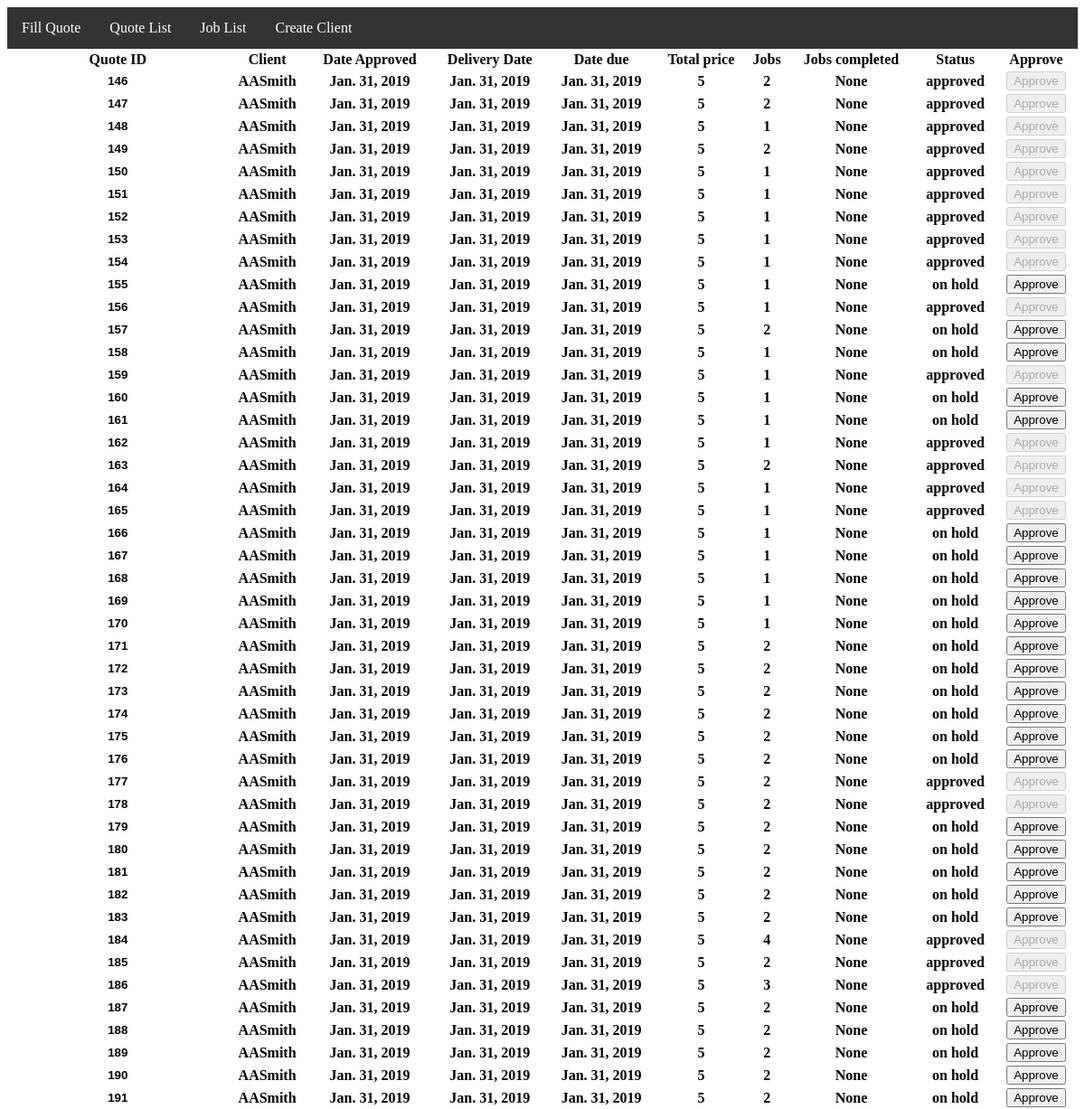
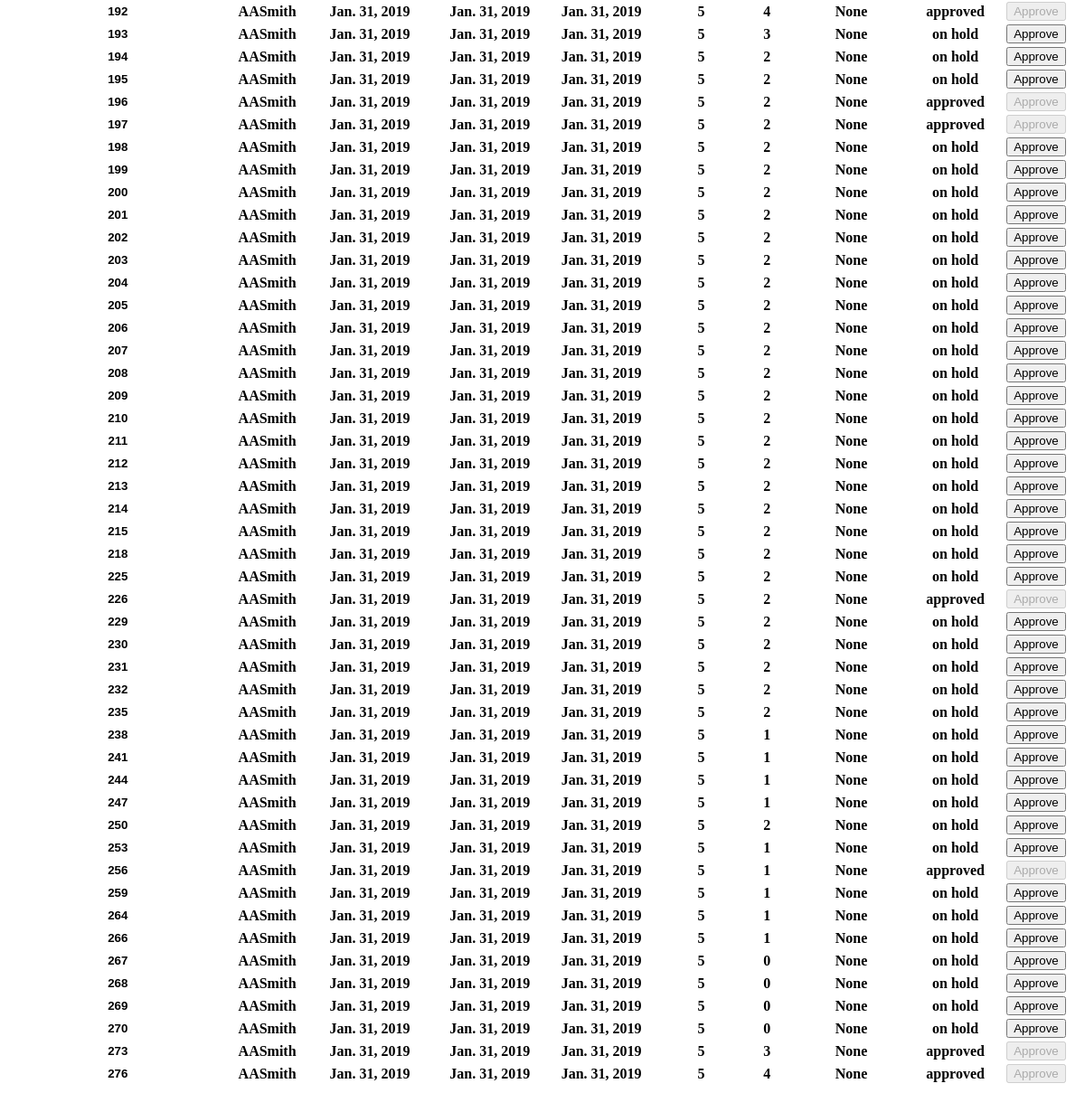
Page /frigg/getQuotes/ on the earlier database version (2 pictures, top to bottom).
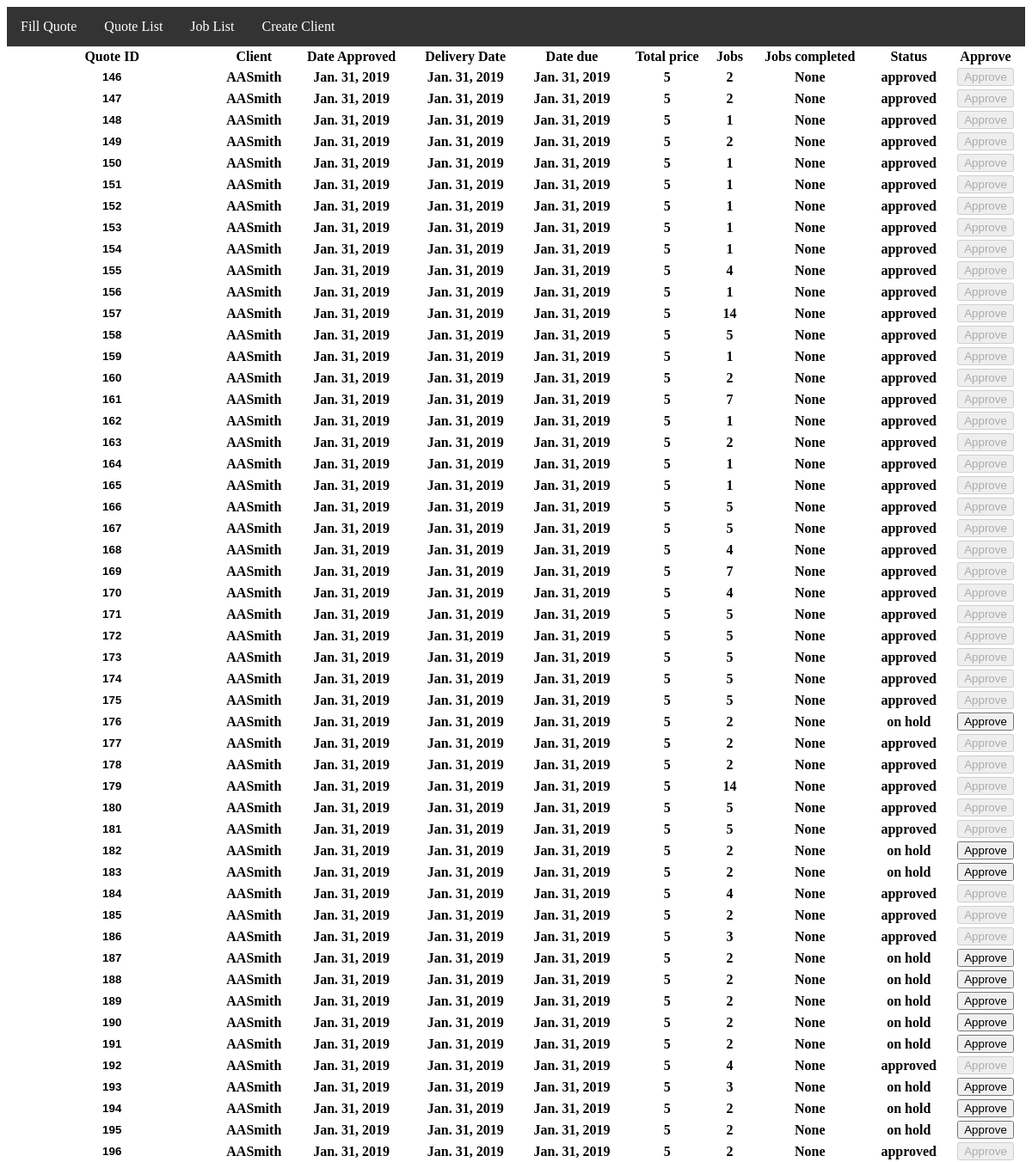
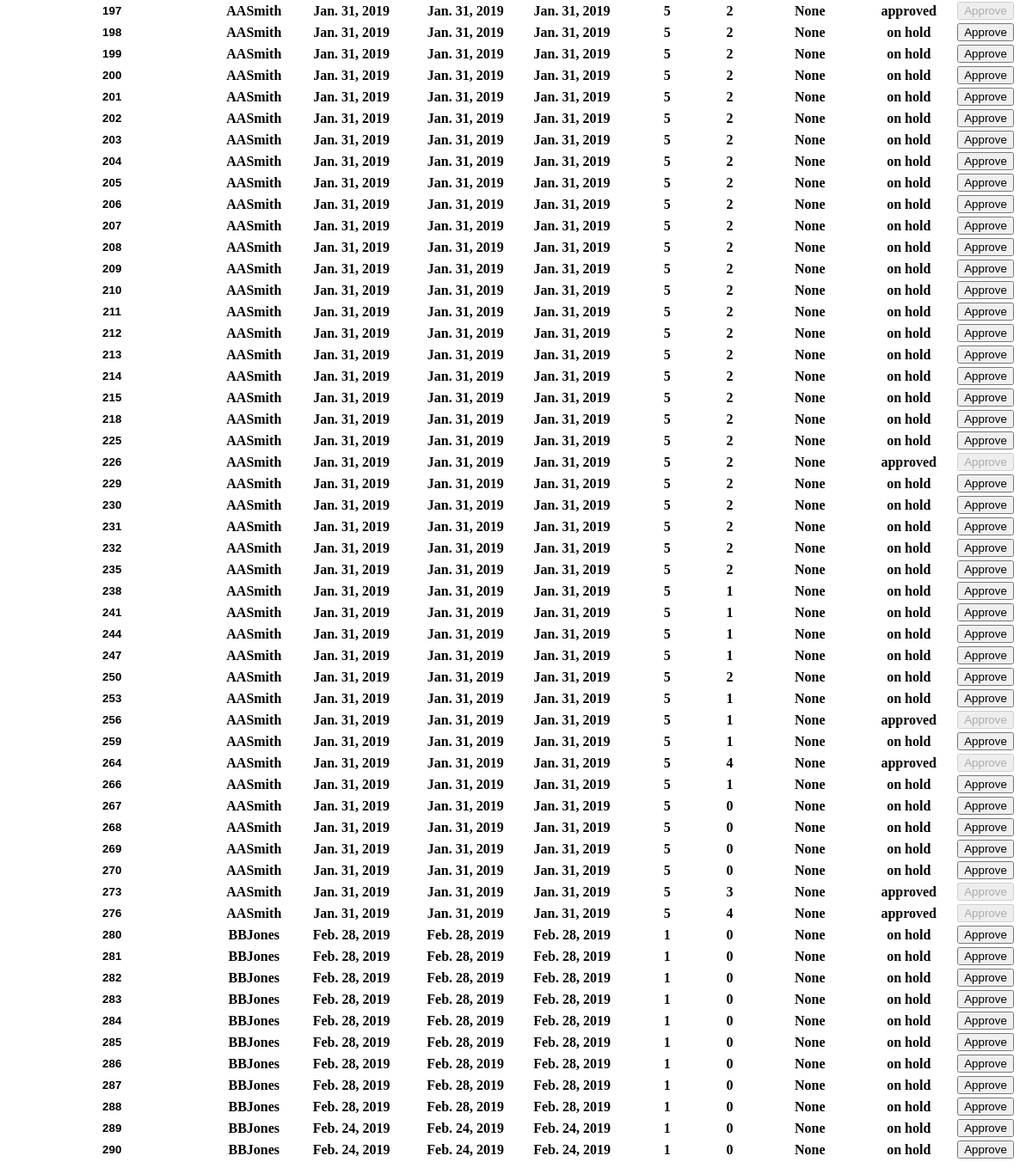
Same page on the later database version (2 pictures, top to bottom).
### frigg/models.py (models this page shows)
class Quote(models.Model):
    client = models.CharField(max_length=100, null=True)
    date_time_code = models.DateField(null=True)
    date_approved = models.DateField(null=True)
    date_due = models.DateField(null=True)
    total_price = models.IntegerField(null=True)
    job_number = models.CharField(max_length=100, null=True)
    jobs_completed = models.IntegerField(null=True)
    status = models.CharField(max_length=100, null=True)
    key = models.CharField(max_length=300, null=True)

### frigg/views.py (the view)
# urls.py: path('getQuotes/', views.getQuotes, name = 'get_quote'),
def getQuotes(request):
    quote_list = Quote.objects.all()
    context = {'quote_list': quote_list}
    return render(request, 'frigg/Quote_List.html', context)

### frigg/templates/frigg/Quote_List.html (shortened to what this page needs)
<head>
</head>
<body>
<ul>
    <li><a class="active" href="../fillQuoteForm">Fill Quote</a></li>
    <li><a href="../getQuotes">Quote List</a></li>
    <li><a href="../getJobs">Job List</a></li>
    <li><a href="../fillClientForm">Create Client</a></li>
</ul>
{% if quote_list %}
    <table style="width:100%">
        <tr>
        <th>Quote ID</th>
        <th>Client</th>
        <th>Date Approved</th>
        <th>Delivery Date</th>
        <th>Date due</th>
        <th>Total price</th>
        <th>Jobs</th>
        <th>Jobs completed</th>
        <th>Status</th>
        <th>Approve</th>
      </tr>
        {% for quote in quote_list %}
            <tr>
                <form id="form" action="../approveQuote/" method="POST" enctype="multipart/form-data">
                    <th><input name="quoteID" style="text-align:center; border:0; font-weight: bold;" type="text" value="{{ quote.id }}" class="field left" readonly></th>
                    <th>{{ quote.client }}</th>
                    <th>{{ quote.date_time_code }}</th>
                    <th>{{ quote.date_time_code }}</th>
                    <th>{{ quote.date_time_code }}</th>
                    <th>{{ quote.total_price }}</th>
                    <th>{{ quote.job_number }}</th>
                    <th>{{ quote.jobs_completed }}</th>
                    <th>{{ quote.status }}</th>
                    {% if quote.status != 'approved' %}
                    <th><button id="btn" onclick="approve()">Approve</button></th>
                    {% else %}
                    <th><button id="btn" onclick="approve()" disabled>Approve</button></th>
                    {% endif %}
                </form>
            </tr>
        {% endfor %}
    </table>
{% else %}
    <p>No quotes are available.</p>
{% endif %}
</body>

Differences in the rows shown:
changed Quote id 155: job_number "1" → "4"; status "on hold" → "approved"
changed Quote id 157: job_number "2" → "14"; status "on hold" → "approved"
changed Quote id 158: job_number "1" → "5"; status "on hold" → "approved"
changed Quote id 160: job_number "1" → "2"; status "on hold" → "approved"
changed Quote id 161: job_number "1" → "7"; status "on hold" → "approved"
changed Quote id 166: job_number "1" → "5"; status "on hold" → "approved"
changed Quote id 167: job_number "1" → "5"; status "on hold" → "approved"
changed Quote id 168: job_number "1" → "4"; status "on hold" → "approved"
changed Quote id 169: job_number "1" → "7"; status "on hold" → "approved"
changed Quote id 170: job_number "1" → "4"; status "on hold" → "approved"
changed Quote id 171: job_number "2" → "5"; status "on hold" → "approved"
changed Quote id 172: job_number "2" → "5"; status "on hold" → "approved"
changed Quote id 173: job_number "2" → "5"; status "on hold" → "approved"
changed Quote id 174: job_number "2" → "5"; status "on hold" → "approved"
changed Quote id 175: job_number "2" → "5"; status "on hold" → "approved"
changed Quote id 179: job_number "2" → "14"; status "on hold" → "approved"
changed Quote id 180: job_number "2" → "5"; status "on hold" → "approved"
changed Quote id 181: job_number "2" → "5"; status "on hold" → "approved"
changed Quote id 264: job_number "1" → "4"; status "on hold" → "approved"
added Quote: quoteID "280", client "BBJones", date_time_code "Feb. 28, 2019", total_price "1", job_number "0", jobs_completed "None", status "on hold", shows "Approve"
added Quote: quoteID "281", client "BBJones", date_time_code "Feb. 28, 2019", total_price "1", job_number "0", jobs_completed "None", status "on hold", shows "Approve"
added Quote: quoteID "282", client "BBJones", date_time_code "Feb. 28, 2019", total_price "1", job_number "0", jobs_completed "None", status "on hold", shows "Approve"
added Quote: quoteID "283", client "BBJones", date_time_code "Feb. 28, 2019", total_price "1", job_number "0", jobs_completed "None", status "on hold", shows "Approve"
added Quote: quoteID "284", client "BBJones", date_time_code "Feb. 28, 2019", total_price "1", job_number "0", jobs_completed "None", status "on hold", shows "Approve"
added Quote: quoteID "285", client "BBJones", date_time_code "Feb. 28, 2019", total_price "1", job_number "0", jobs_completed "None", status "on hold", shows "Approve"
added Quote: quoteID "286", client "BBJones", date_time_code "Feb. 28, 2019", total_price "1", job_number "0", jobs_completed "None", status "on hold", shows "Approve"
added Quote: quoteID "287", client "BBJones", date_time_code "Feb. 28, 2019", total_price "1", job_number "0", jobs_completed "None", status "on hold", shows "Approve"
added Quote: quoteID "288", client "BBJones", date_time_code "Feb. 28, 2019", total_price "1", job_number "0", jobs_completed "None", status "on hold", shows "Approve"
added Quote: quoteID "289", client "BBJones", date_time_code "Feb. 24, 2019", total_price "1", job_number "0", jobs_completed "None", status "on hold", shows "Approve"
added Quote: quoteID "290", client "BBJones", date_time_code "Feb. 24, 2019", total_price "1", job_number "0", jobs_completed "None", status "on hold", shows "Approve"
